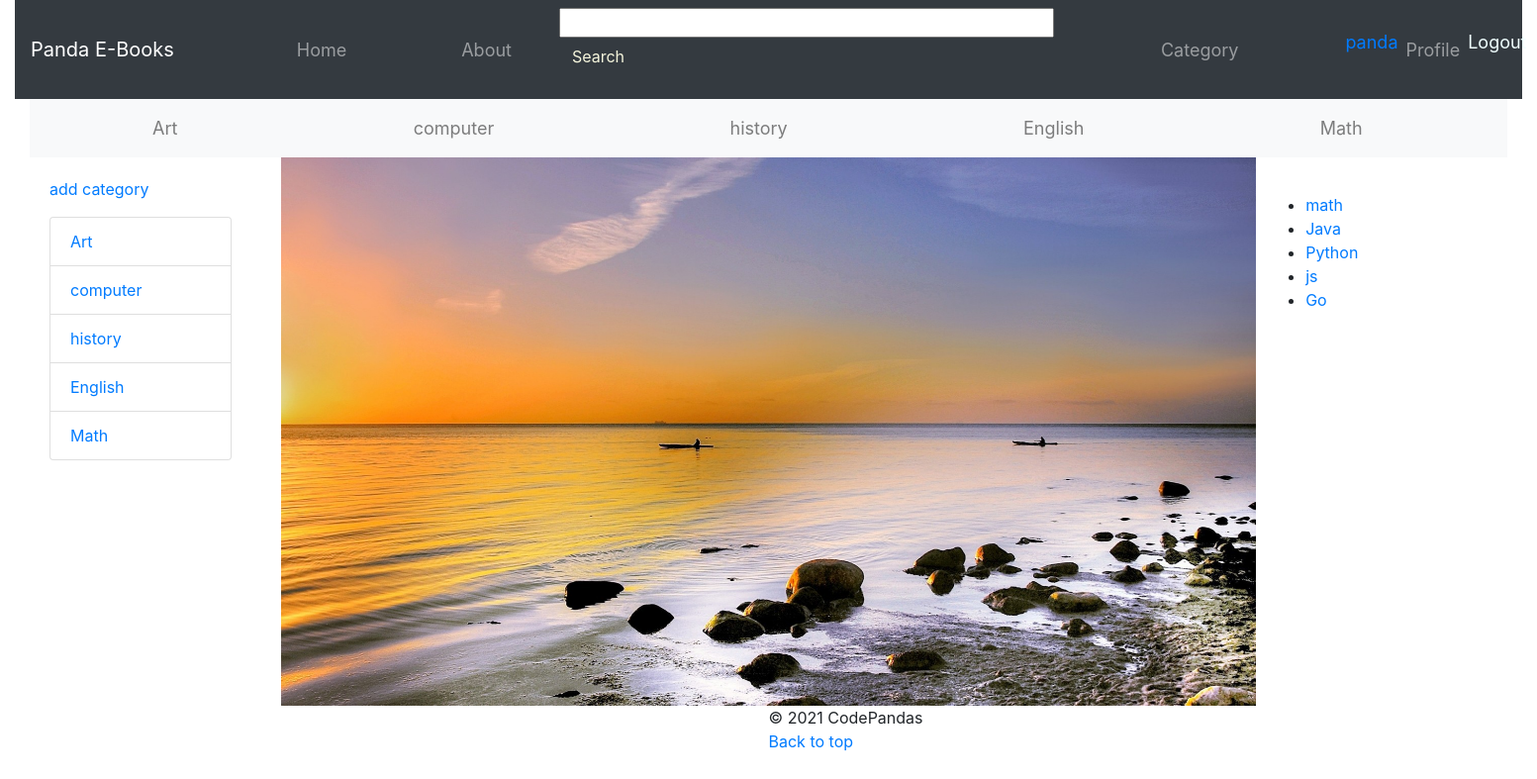
The page / (signed in) on the database its author committed.
### panda/models.py (models this page shows, shortened)
class Category(models.Model):
    MAX_LENGTH = 200
    name = models.CharField(max_length=MAX_LENGTH,unique=True)
    likes = models.IntegerField(default=0)
    Sdescription =models.CharField(max_length=MAX_LENGTH)
    slug = models.SlugField(unique=True,blank=True)
    class Meta:
        verbose_name_plural = 'Categories'

class Book(models.Model):
    TITLE_MAX_SIZE = 128
    category = models.ForeignKey(Category, on_delete=models.CASCADE)
    name = models.CharField(max_length=TITLE_MAX_SIZE)
    slug = models.SlugField(unique=True,blank=True)
    views = models.IntegerField(default=0)
    image = models.ImageField(upload_to='book_images',blank = True)
    likes = models.IntegerField(default=0)
    rating = models.FloatField(default=0.0)
    description = models.CharField(max_length=500)
    def photo_url(self):
        if self.image and hasattr(self.image, 'url'):
            return self.image.url
        else:
            return '/media/book_images/rango.jpg'

### panda/views.py (the view)
# urls.py: path('',views.homepage, name='homepage'),
def homepage(request):
    context_dict ={}
    category_list = Category.objects.order_by('-likes')[:5]
    book_list = Book.objects.order_by('-likes')[:5]
    context_dict['categories'] = category_list
    context_dict['books'] = book_list
    return render(request,'panda/homepage.html',context=context_dict)

### templates/panda/homepage.html (shortened to what this page needs)
{% extends 'panda/base.html' %}
{% load staticfiles %}
{% block main_block %}
<div class="container-fluid">
  <nav class="navbar navbar-expand-lg navbar-light bg-light">
    <div class="collapse navbar-collapse" id="navbarSupportedContent">
      {% if categories %}
      {% for category in categories %}
      <ul class="navbar-nav mr-auto" >
    <a class="nav-link" href="{% url 'panda:show_category' category.slug %}">{{ category.name }}
    </a>
  </ul>
      {% endfor %}
      {% endif %}
    </div>
  </nav>
</div>
<div class="container-fluid">
  <div class="row">
    <div class="col-2">
      <div class="card-body">
        <a href="{% url 'panda:add_category' %}">add category</a>
        <p class="card-text">
        {% if categories %}
        <ul class="list-group">
        {% for category in categories %}
        <li class="list-group-item"><a href="{% url 'panda:show_category' category.slug %}">{{ category.name }}</a></li>
        {% endfor %}
        </ul>
        {% else %}
        <strong>There are no categories present.</strong>
        {% endif %}
        </p>
      </div>
    </div>
    <div class="col-8" >
      <div id="carouselExampleSlidesOnly" class="carousel slide" data-ride="carousel">
        <div class="carousel-inner">
          <div class="carousel-item active">
            <img src="{% static 'images/rango.jpg' %}" class="d-block w-100" alt="...">
        </div>
        </div>
      </div>
    </div>
    <div class="col">
      <div class="card-body">
        <p class="card-text">
        {% if books %}
        <ul class="list-group">
        {% for book in books %}
        <li><a href="{% url 'panda:show_book' book.slug %}">{{ book.name }}</a></li>
        {% endfor %}
        </ul>
        {% else %}
        <strong>There are no books present.</strong>
        {% endif %}
        </p>
      </div>
    </div>
  </div>
</div>
{% endblock %}

### templates/panda/base.html (shortened to what this page needs)
<!DOCTYPE html>
{% load staticfiles %}
<html lang="en">
    <head>
        <link rel="stylesheet" href="/static/bootstrap/css/bootstrap.min.css">
      </head>
      <body>
            <header class ="container-fluid" id ="top">
                {% block header_block %}
                <nav class="navbar navbar-expand-lg navbar-dark bg-dark">
                    <a class="navbar-brand" href="{% url 'panda:homepage' %}">Panda E-Books</a>
                    <div class="collapse navbar-collapse" id="navbarSupportedContent">
                      <ul class="navbar-nav mr-auto">
                          <a class="nav-link" href="{% url 'panda:homepage' %}">Home </a>
                      </ul>
                      <ul class="navbar-nav mr-auto">
                        <a class="nav-link" href="{% url 'panda:homepage' %}">About </a>
                    </ul>
                    <ul>
                      <form >
                          <input class="search" >
                          <button class="btn" type="submit" style="color: beige;">Search</button>
                      </form> </ul>
                    <ul class="navbar-nav mr-auto">
                      <a class="nav-link" href="{% url 'panda:homepage' %}">Category </a>
                  </ul>
                  <ul class="navbar-nav mr-auto">
                    {% if user.is_authenticated %}
                   <li><a href="{% url 'panda:profile' user.username %}">{{user.username}}</a></li>
                   <li >
                    <a class="nav-link" href="{% url 'panda:profile' user.username %}">Profile</a>
                    </li>
                    <li><a href="{% url 'auth_logout' %}?next={% url 'panda:homepage' %}" style="color: azure;">Logout</a></li>
                {% else %}
                    <li ><a href="{% url 'auth_login' %}" style="color: azure;padding-right: 2px;">login</a></li>
                    <li><a href="#" style="color: azure;padding-right: 2px;">|</a></li>
                    <li><a href="{% url 'registration_register' %}"style="color: azure;padding-right: 2px;">sign up</a></li>
                {% endif %}
                </ul>
                    </div>
                  </nav>
                  {% endblock %}
                  <div>
                    {% block main_block %}{% endblock %}
                  </div>
                  <footer class="container-fluid">
                    <footer>
                      <p class ="back" >&copy; 2021 CodePandas </p><br/>
                      <p class ="back"><a href="#top">Back to top</a></p>
                  </footer>
                  </footer>
            </header>
      </body>
    </html>

### templates/panda/base.html (style rules this page uses)
.navbar-nav { padding-left: 100px; font-size: large; }
.back { text-align: center; position: absolute; left:50%; }
.search { width: 500px; }

### rows shown on the page
Category: name "Art"
Category: name "computer"
Category: name "history"
Category: name "English"
Category: name "Math"
Book: name "math"
Book: name "Java"
Book: name "Python"
Book: name "js"
Book: name "Go"

### other values the page prints
{{ user.username }} "panda"
